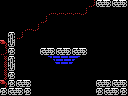

The image is a tile-based game level rendered from a .tmx file. Its description and complete source (layers, tilesets, objects, tile grids) follow:
An orthogonal 16x12 tile map with 8x8 px tiles, 1 tile layer (Tile Layer 1) and 7 objects (2x item, big-item, breakable-left, door-left, 4x4-item, ...).

<map version="1.0" orientation="orthogonal" renderorder="right-down" width="16" height="12" tilewidth="8" tileheight="8" nextobjectid="13">
 <properties>
  <property name="down" value="hole" />
  <property name="right" value="hole" />
 </properties>
 <tileset firstgid="1" name="tiles" tilewidth="8" tileheight="8" tilecount="256" columns="16">
  <image source="tiles.png" width="128" height="128" />
 </tileset>
 <layer name="Tile Layer 1" width="16" height="12">
  <data encoding="csv">
167,167,167,167,167,167,167,167,167,167,167,124,103,104,103,104,
167,167,167,167,167,167,123,123,123,123,124,1,1,1,1,1,
167,167,167,167,167,124,1,1,1,1,1,1,1,1,1,1,
167,167,167,123,124,1,1,1,1,1,1,1,1,1,1,1,
167,105,124,1,1,1,1,1,1,1,1,1,1,1,1,1,
119,106,1,1,1,1,1,1,1,1,1,1,1,1,1,1,
124,165,1,1,1,103,104,103,104,103,104,1,1,1,1,1,
251,105,1,1,1,1,154,201,201,153,1,1,1,1,1,1,
251,106,1,1,1,1,1,1,1,1,1,1,1,1,1,1,
251,165,1,1,1,1,1,1,1,1,1,1,1,1,1,1,
119,165,103,104,1,1,1,1,1,1,1,1,103,104,103,104,
165,103,104,165,1,1,1,1,1,1,1,1,165,103,104,165
</data>
 </layer>
 <objectgroup name="objects">
  <object id="1" type="item" x="16" y="64" width="16" height="16" />
  <object id="2" type="big-item" x="96" y="56" width="32" height="24" />
  <object id="4" type="breakable-left" x="0" y="56" width="16" height="24" />
  <object id="7" type="door-left" x="0" y="56" width="16" height="24" />
  <object id="8" type="4x4-item" x="96" y="48" width="32" height="32" />
  <object id="9" type="item" x="104" y="64" width="16" height="16" />
  <object id="12" type="pushable-block" x="56" y="32" width="16" height="16" />
 </objectgroup>
</map>
